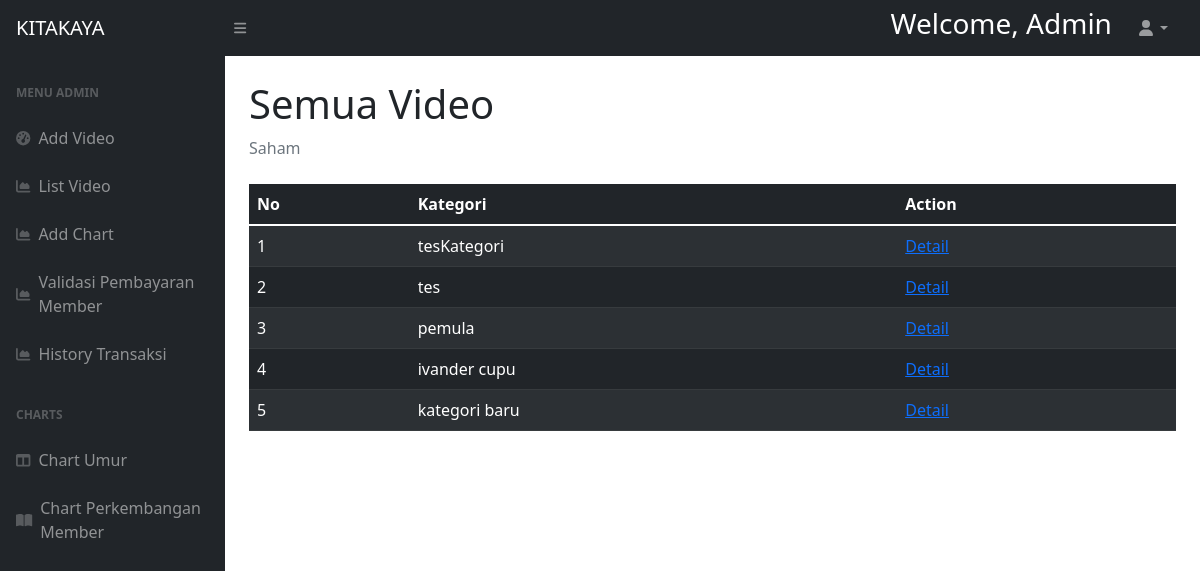
The page /public/halamanadminlistvideo.php on the database as committed earlier.
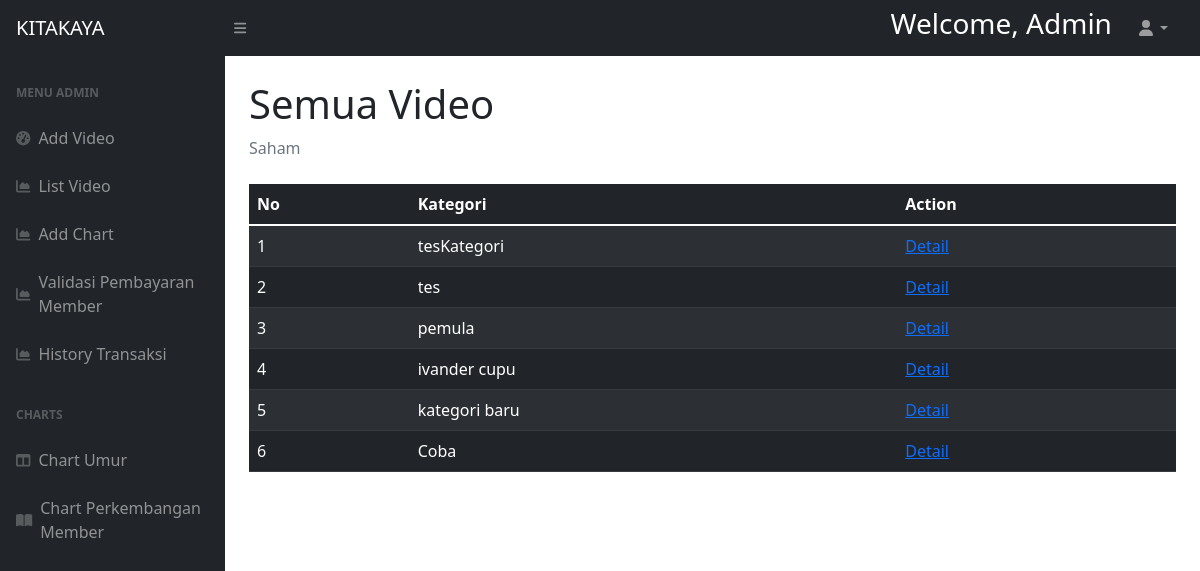
The same page on the database as committed later.
### tables this page shows
CREATE TABLE `kategori_vid` (
  `id` int(11) NOT NULL,
  `nama_kategori` text NOT NULL
);

### config/database.php (called while the page is built, shortened)
<?php
    class Database{
        private static $instance;
        public $pdo;
        private function __construct()
        {
            $dsn = "mysql:host=".DB_HOST.";dbname=".DB_NAME.";charset=UTF8";
            $options = [
                PDO::ATTR_ERRMODE => PDO::ERRMODE_EXCEPTION,
                PDO::ATTR_DEFAULT_FETCH_MODE => PDO::FETCH_OBJ,
                PDO::ATTR_EMULATE_PREPARES => false
            ];
            try {
                $this->pdo = new PDO($dsn,DB_USER,DB_PASSWORD,$options);
            }
            catch(PDOException $e){
                echo  $e->getMessage();
            }
        }
        static function instance(){
            if(!isset(self::$instance)){
                self::$instance = new Database();
            }
            return self::$instance;
        }
        function query($sql,$args = NULL){
            if (!$args){
                return $this->pdo->query($sql);
            }
            $stmt = $this->pdo->prepare($sql);
            $stmt->execute($args);
            return $stmt;
        }
    }
?>

### models/Video.php (called while the page is built, shortened)
<?php
    class Video{
        public static function getVideo()
        {
            $db=Database::instance();
            $temp=$db->query("SELECT distinct k.nama_kategori, k.id FROM  kategori_vid k LEFT JOIN thread t ON t.f_kategori=k.id AND t.status_video = 1");
            return $temp->fetchAll();
        }
    }
?>

### public/halamanadminlistvideo.php (the view, shortened to what the changed rows need)
<!DOCTYPE html>
<html lang="en">
    <head>
        <link href="https://cdn.jsdelivr.net/npm/simple-datatables@latest/dist/style.css" rel="stylesheet" />
        <link href="../assets/css/punyaadmin.css" rel="stylesheet" />
        <link href="../assets/css/addvideo.css" rel="stylesheet" />
    </head>
    <body class="sb-nav-fixed">
        <div id="layoutSidenav">
            <div id="layoutSidenav_content">
                <main>
                    <div class="container-fluid px-4">
                        <h1 class="mt-4">Semua Video</h1>
                        <?php
                            $video = Video::getVideo();
                        ?>
                        <table class="table table-dark table-striped">
                            <thead>
                                <th>No</th>
                                <th>Kategori</th>
                                <th>Action</th>
                            </thead>
                            <tbody>
                                <?php
                                    foreach($video as $idx => $video){
                                        ?>
                                        <tr>
                                            <td><?= $idx + 1 ?></td>
                                            <td><?= $video->nama_kategori ?></td>
                                            <td>
                                                <a href="../controllers/vid.php?idvid=true&id=<?=$video->nama_kategori?>">Detail</a>
                                            </td>
                                        </tr>
                                        <?php
                                    }
                                ?>
                            </tbody>
                        </table>
                    </div>
                </main>
            </div>
        </div>
    </body>
</html>

Rows that differ between the two databases and show on the page:
added kategori_vid: nama_kategori "Coba"
